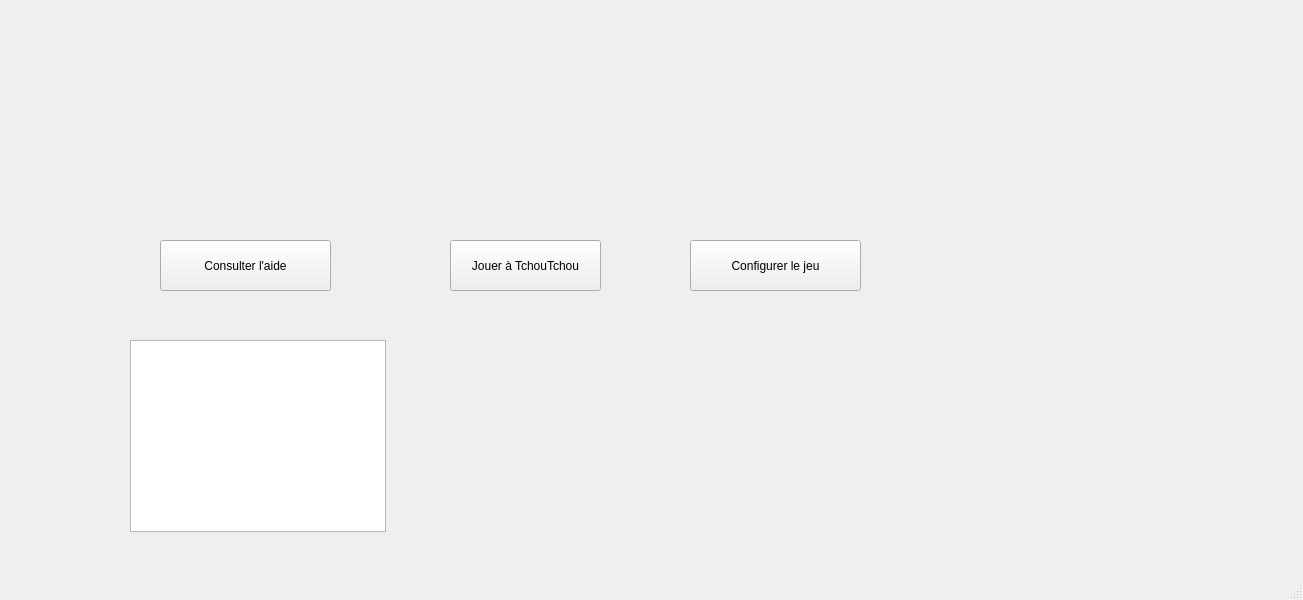
<?xml version="1.0" encoding="UTF-8"?>
<ui version="4.0">
 <class>MainWindow</class>
 <widget class="QMainWindow" name="MainWindow">
  <property name="geometry">
   <rect>
    <x>0</x>
    <y>0</y>
    <width>1303</width>
    <height>600</height>
   </rect>
  </property>
  <property name="windowTitle">
   <string>MainWindow</string>
  </property>
  <widget class="QWidget" name="centralwidget">
   <widget class="QPushButton" name="pushButton">
    <property name="geometry">
     <rect>
      <x>160</x>
      <y>240</y>
      <width>171</width>
      <height>51</height>
     </rect>
    </property>
    <property name="text">
     <string>Consulter l'aide</string>
    </property>
   </widget>
   <widget class="QPushButton" name="pushButton_2">
    <property name="geometry">
     <rect>
      <x>450</x>
      <y>240</y>
      <width>151</width>
      <height>51</height>
     </rect>
    </property>
    <property name="text">
     <string>Jouer à TchouTchou</string>
    </property>
   </widget>
   <widget class="QPushButton" name="pushButton_3">
    <property name="geometry">
     <rect>
      <x>690</x>
      <y>240</y>
      <width>171</width>
      <height>51</height>
     </rect>
    </property>
    <property name="text">
     <string>Configurer le jeu</string>
    </property>
   </widget>
   <widget class="QTableView" name="tableView">
    <property name="geometry">
     <rect>
      <x>130</x>
      <y>340</y>
      <width>256</width>
      <height>192</height>
     </rect>
    </property>
   </widget>
  </widget>
  <widget class="QMenuBar" name="menubar">
   <property name="geometry">
    <rect>
     <x>0</x>
     <y>0</y>
     <width>1303</width>
     <height>26</height>
    </rect>
   </property>
  </widget>
  <widget class="QStatusBar" name="statusbar"/>
 </widget>
 <resources/>
 <connections/>
</ui>
